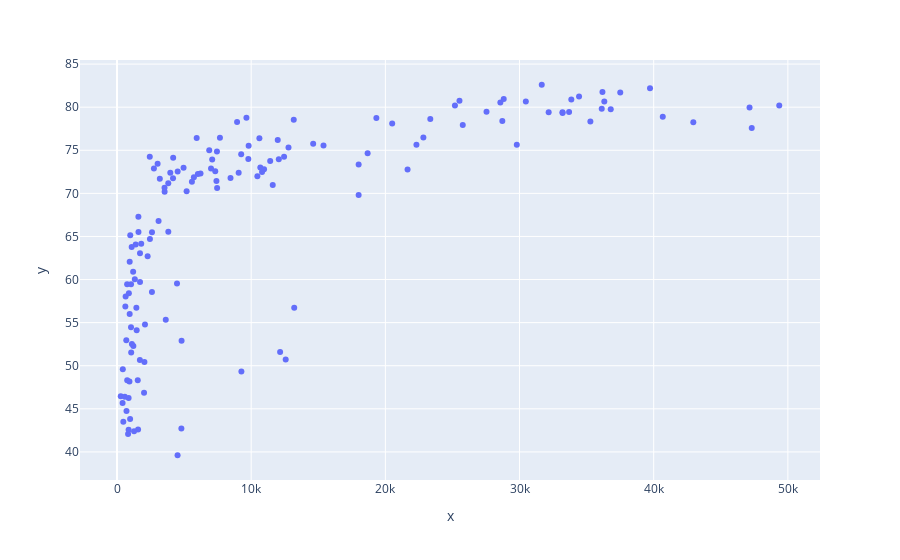

Notebook source saved alongside this figure:
### Markdown cell above
### Add data to hovering

### Code cell
px.scatter(x=df_countries.money_per_person, y=df_countries.life_expectancy, hover_name=df_countries.country)

### Figure 1 — Plotly figure (JSON) as saved in the notebook; plotly's stock layout.template omitted (floating-point values rounded to 4 significant figures; data arrays with more than 128 entries replaced by an {"elided": "..."} marker saying what was removed)
{"data": [{"hovertemplate": "<b>%{hovertext}</b><br><br>x=%{x}<br>y=%{y}<extra></extra>", "hovertext": {"elided": "142 str values"}, "legendgroup": "", "marker": {"color": "#636efa", "symbol": "circle"}, "mode": "markers", "name": "", "orientation": "v", "showlegend": false, "type": "scatter", "x": {"elided": "142 float values"}, "xaxis": "x", "y": {"elided": "142 float values"}, "yaxis": "y"}], "layout": {"autosize": true, "legend": {"tracegroupgap": 0}, "margin": {"t": 60}, "xaxis": {"anchor": "y", "autorange": true, "domain": [0, 1], "range": [-2721.0, 52360.0], "title": {"text": "x"}, "type": "linear"}, "yaxis": {"anchor": "x", "autorange": true, "domain": [0, 1], "range": [36.28, 85.93], "title": {"text": "y"}, "type": "linear"}}}
